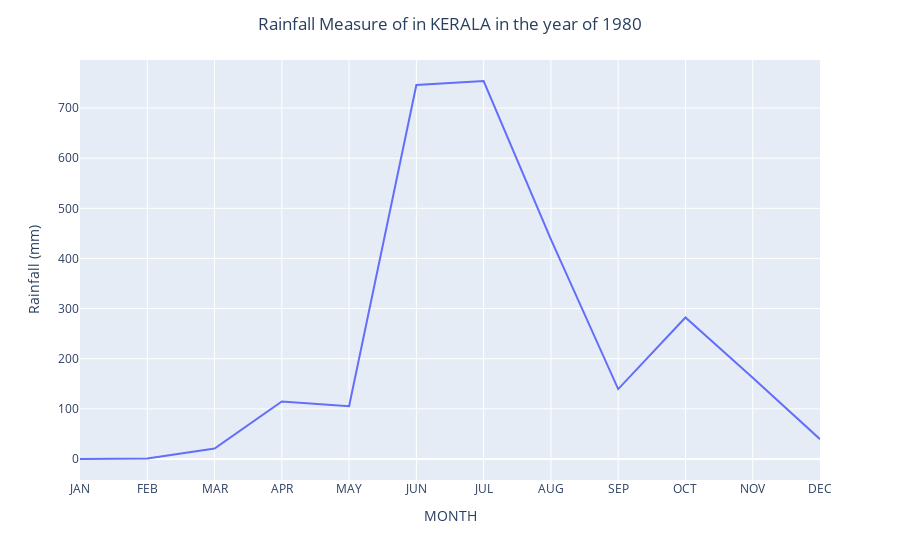

Notebook code for this chart:
### Markdown cell above
Ex:- What was the rainfall measure of Kerala in 1980 ?
    
Ans:- rainfall_by_year('KERALA', 1980)

### Code cell
rainfall_by_year('KERALA', 1980)

### Figure 1 — Plotly figure (JSON) as saved in the notebook; plotly's stock layout.template omitted (floating-point values rounded to 4 significant figures)
{"data": [{"hovertemplate": "MONTH=%{x}<br>1980=%{y}<extra></extra>", "legendgroup": "", "line": {"color": "#636efa", "dash": "solid"}, "mode": "lines", "name": "", "showlegend": false, "type": "scatter", "x": ["JAN", "FEB", "MAR", "APR", "MAY", "JUN", "JUL", "AUG", "SEP", "OCT", "NOV", "DEC"], "xaxis": "x", "y": [0, 0.9, 20.8, 114.8, 105.3, 745.9, 754, 438.1, 139.5, 282.3, 162.3, 39.5], "yaxis": "y"}], "layout": {"legend": {"tracegroupgap": 0}, "margin": {"t": 60}, "title": {"text": "Rainfall Measure of in KERALA in the year of 1980", "x": 0.5}, "xaxis": {"anchor": "y", "domain": [0, 1], "title": {"text": "MONTH"}}, "yaxis": {"anchor": "x", "domain": [0, 1], "title": {"text": "Rainfall (mm)"}}}}
